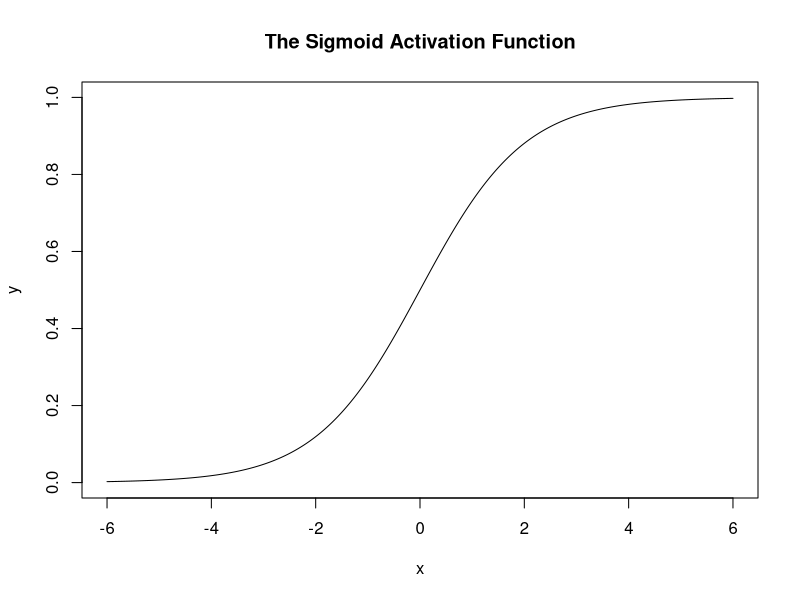

Write R code to recreate this figure.
# author: matthew skiffington
# purpose: make sigmoid simple viz to go in dissertation

png(filename="fn.png", 
    type="cairo",
    units="px", 
    width=538, 
    height=480, 
    pointsize=12, 
    res=96)

sigmoid.func <- function(x) {
  sapply(
    FUN = function(x) {
      x = (exp(x)/(1+exp(x)))
    },
    X = x,
    simplify = T
  )
}
x.vec <- seq(-60000,60000)/10000
y.vec <- sigmoid.func(x.vec)
plot(type = 'l',x=x.vec,y=y.vec,xlab = "x",ylab = "y",main = "The Sigmoid Activation Function",ylim = c(0,1),xlim = c(-6,6))

dev.off()